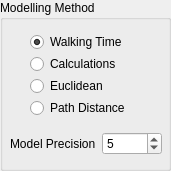
    <widget class="QGroupBox" name="model_method_box" >
     <property name="geometry" >
      <rect>
       <x>10</x>
       <y>160</y>
       <width>171</width>
       <height>171</height>
      </rect>
     </property>
     <property name="title" >
      <string>Modelling Method</string>
     </property>
     <widget class="QWidget" native="1" name="layoutWidget_6" >
      <property name="geometry" >
       <rect>
        <x>30</x>
        <y>30</y>
        <width>108</width>
        <height>94</height>
       </rect>
      </property>
      <layout class="QVBoxLayout" >
       <property name="margin" >
        <number>0</number>
       </property>
       <property name="spacing" >
        <number>0</number>
       </property>
       <item>
        <widget class="QRadioButton" name="walking" >
         <property name="toolTip" >
          <string>Calculate catchment by growing distance based on walking time</string>
         </property>
         <property name="whatsThis" >
          <string>When Walking Time is selected, a cost map for the area is created that predicts how long it takes to get any area on the map.  The program then calculates area contained within the time it takes to walk.  If the derived area is insufficient to support the population, the walking time is increased, and it tries again.  This repeats until the required area is contained.</string>
         </property>
         <property name="text" >
          <string>Walking Time</string>
         </property>
         <property name="checked" >
          <bool>true</bool>
         </property>
        </widget>
       </item>
       <item>
        <widget class="QRadioButton" name="calculations" >
         <property name="toolTip" >
          <string>&lt;html>&lt;head>&lt;meta name="qrichtext" content="1" />&lt;style type="text/css">
p, li { white-space: pre-wrap; }
&lt;/style>&lt;/head>&lt;body style=" font-family:'Sans Serif'; font-size:9pt; font-weight:400; font-style:normal; text-decoration:none;">
&lt;p style=" margin-top:0px; margin-bottom:0px; margin-left:0px; margin-right:0px; -qt-block-indent:0; text-indent:0px;">Produces a report of all calculated landuse area requirements, but draws no maps.&lt;/p>&lt;/body>&lt;/html></string>
         </property>
         <property name="text" >
          <string>Calculations</string>
         </property>
        </widget>
       </item>
       <item>
        <widget class="QRadioButton" name="euclidean" >
         <property name="toolTip" >
          <string>&lt;html>&lt;head>&lt;meta name="qrichtext" content="1" />&lt;style type="text/css">
p, li { white-space: pre-wrap; }
&lt;/style>&lt;/head>&lt;body style=" font-family:'Sans Serif'; font-size:9pt; font-weight:400; font-style:normal; text-decoration:none;">
&lt;p style=" margin-top:0px; margin-bottom:0px; margin-left:0px; margin-right:0px; -qt-block-indent:0; text-indent:0px;">Calculate catchment by growing distance based on distance from the site ('as the crow flies')&lt;/p>&lt;/body>&lt;/html></string>
         </property>
         <property name="whatsThis" >
          <string>&lt;html>&lt;head>&lt;meta name="qrichtext" content="1" />&lt;style type="text/css">
p, li { white-space: pre-wrap; }
&lt;/style>&lt;/head>&lt;body style=" font-family:'Sans Serif'; font-size:9pt; font-weight:400; font-style:normal; text-decoration:none;">
&lt;p style=" margin-top:0px; margin-bottom:0px; margin-left:0px; margin-right:0px; -qt-block-indent:0; text-indent:0px;">When Euclidean is selected, a cost map for the area is created that calculates how far it is  to all areas of the map from the site.  This distance does NOT consider topography.  In other words, it is simply as the crow flies.  The program then calculates area contained within a certain distance of the site.  If the derived area is insufficient to support the population, the distance is increased, and it tries again.  This repeats until the required area is contained.&lt;/p>&lt;/body>&lt;/html></string>
         </property>
         <property name="text" >
          <string>Euclidean</string>
         </property>
        </widget>
       </item>
       <item>
        <widget class="QRadioButton" name="pathdistance" >
         <property name="toolTip" >
          <string>&lt;html>&lt;head>&lt;meta name="qrichtext" content="1" />&lt;style type="text/css">
p, li { white-space: pre-wrap; }
&lt;/style>&lt;/head>&lt;body style=" font-family:'Sans Serif'; font-size:9pt; font-weight:400; font-style:normal; text-decoration:none;">
&lt;p style=" margin-top:0px; margin-bottom:0px; margin-left:0px; margin-right:0px; -qt-block-indent:0; text-indent:0px;">Calculate catchment by growing distance based on path distance (considers topography)&lt;/p>&lt;/body>&lt;/html></string>
         </property>
         <property name="whatsThis" >
          <string>&lt;html>&lt;head>&lt;meta name="qrichtext" content="1" />&lt;style type="text/css">
p, li { white-space: pre-wrap; }
&lt;/style>&lt;/head>&lt;body style=" font-family:'Sans Serif'; font-size:9pt; font-weight:400; font-style:normal; text-decoration:none;">
&lt;p style=" margin-top:0px; margin-bottom:0px; margin-left:0px; margin-right:0px; -qt-block-indent:0; text-indent:0px;">When Path Distance is selected, a cost map for the area is created that calculates how far it is  to all areas of the map from the site.  This distance considers topography.  The program then calculates area contained within a certain distance of the site.  If the derived area is insufficient to support the population, the distance is increased, and it tries again.  This repeats until the required area is contained.&lt;/p>&lt;/body>&lt;/html></string>
         </property>
         <property name="text" >
          <string>Path Distance</string>
         </property>
        </widget>
       </item>
      </layout>
     </widget>
     <widget class="QWidget" native="1" name="layout31" >
      <property name="geometry" >
       <rect>
        <x>10</x>
        <y>130</y>
        <width>152</width>
        <height>27</height>
       </rect>
      </property>
      <layout class="QHBoxLayout" >
       <property name="margin" >
        <number>0</number>
       </property>
       <property name="spacing" >
        <number>6</number>
       </property>
       <item>
        <widget class="QLabel" name="textLabel6" >
         <property name="toolTip" >
          <string>The smaller the value, the longer it will take to calculate the results!</string>
         </property>
         <property name="whatsThis" >
          <string>Model Precision is a value that determines how precise the model's results will be.  The model calculates the required area of suitable land, and uses this figure as a 'target'.  It then begins searching for a solution beginning with the smallest possible value (which is of course a perfect circle).  It looks at the area of masked land within this circle, and if it is not enough, it increments the radius, recalculates the area, and compares again.  It does this until the area of masked land exceeds the target.  The precision value entered here tells the program how many meters the radius will be incremented each time.</string>
         </property>
         <property name="text" >
          <string>Model Precision</string>
         </property>
         <property name="wordWrap" >
          <bool>false</bool>
         </property>
        </widget>
       </item>
       <item>
        <widget class="QSpinBox" name="spinBox58" >
         <property name="toolTip" >
          <string>The smaller the value, the longer it will take to calculate the results!</string>
         </property>
         <property name="maximum" >
          <number>50</number>
         </property>
         <property name="minimum" >
          <number>1</number>
         </property>
         <property name="value" >
          <number>5</number>
         </property>
        </widget>
       </item>
      </layout>
     </widget>
    </widget>
